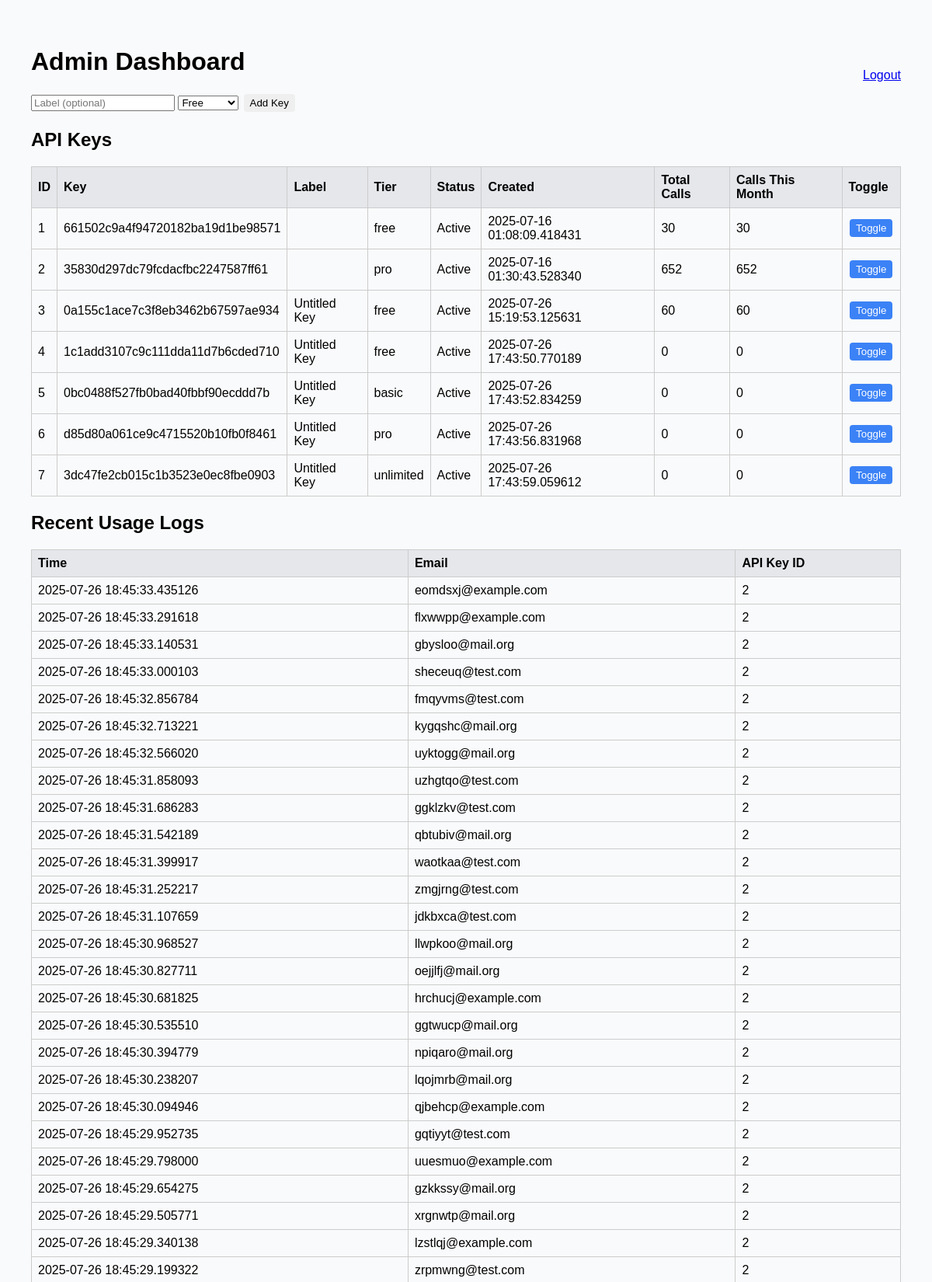
Page /admin/dashboard (signed in, upper part) on the committed database.
### models.py (models this page shows)
class APIKey(SQLModel, table=True):
    id: Optional[int] = Field(default=None, primary_key=True)
    key: str = Field(default_factory=lambda: secrets.token_hex(16),
                     index=True,
                     unique=True)
    created_at: datetime = Field(default_factory=datetime.utcnow)
    active: bool = Field(default=True)
    label: Optional[str] = None
    tier: str = Field(default="free")  # 'free', 'basic', 'pro', 'unlimited'

class Log(SQLModel, table=True):
    id: Optional[int] = Field(default=None, primary_key=True)
    email_validated: str
    timestamp: datetime = Field(default_factory=datetime.utcnow)
    api_key_id: Optional[int] = Field(default=None, foreign_key="apikey.id")
    ip_address: Optional[str] = None

### admin.py (the view)
@router.get("/admin/dashboard", response_class=HTMLResponse)
def dashboard(request: Request, session=Depends(get_session)):
    user = get_current_user(request)
    if not user:
        return RedirectResponse("/admin/login")
    keys = session.exec(select(APIKey)).all()
    logs = session.exec(select(Log).order_by(
        Log.timestamp.desc()).limit(50)).all()
    total_logs = session.exec(select(func.count()).select_from(Log)).one()
    now = datetime.utcnow()
    start_of_month = datetime(now.year, now.month, 1)
    monthly_logs = session.exec(
        select(func.count()).select_from(Log).where(
            Log.timestamp >= start_of_month)).one()
    key_data = []
    for key in keys:
        total_calls = session.exec(
            select(func.count()).select_from(Log).where(
                Log.api_key_id == key.id)).one()
        monthly_calls = session.exec(
            select(func.count()).select_from(Log).where(
                Log.api_key_id == key.id, Log.timestamp
                >= start_of_month)).one()
        key_data.append({
            "id": key.id,
            "key": key.key,
            "label": key.label,
            "tier": key.tier,
            "active": key.active,
            "created_at": key.created_at,
            "total_calls": total_calls,
            "monthly_calls": monthly_calls
        })
    return templates.TemplateResponse(
        "dashboard.html", {
            "request": request,
            "user": user,
            "keys": key_data,
            "logs": logs,
            "total_logs": total_logs,
            "monthly_logs": monthly_logs
        })

### templates/dashboard.html (shortened to what this page needs)
<!DOCTYPE html>
<html>
<head>
</head>
<body>
    <h1>Admin Dashboard</h1>
    <a href="/admin/logout" class="logout">Logout</a>
    <form method="post" action="/admin/add-key">
      <input type="text" name="label" placeholder="Label (optional)" />
      <select name="tier">
        <option value="free">Free</option>
      </select>
      <button type="submit">Add Key</button>
    </form>
    <h2>API Keys</h2>
    <table>
        <thead>
            <tr>
                <th>ID</th>
                <th>Key</th>
                <th>Label</th>
                <th>Tier</th>
                <th>Status</th>
                <th>Created</th>
                <th>Total Calls</th>
                <th>Calls This Month</th>
                <th>Toggle</th>
            </tr>
        </thead>
        <tbody>
            {% for key in keys %}
            <tr>
                <td>{{ key.id }}</td>
                <td>{{ key.key }}</td>
                <td>{{ key.label or '' }}</td>
                <td>{{ key.tier }}</td>
                <td>{{ 'Active' if key.active else 'Disabled' }}</td>
                <td>{{ key.created_at }}</td>
                <td>{{ key.total_calls }}</td>
                <td>{{ key.monthly_calls }}</td>
                <td>
                    <form method="post" action="/admin/toggle-key" class="inline">
                        <button class="toggle-btn" type="submit">Toggle</button>
                    </form>
                </td>
            </tr>
            {% endfor %}
        </tbody>
    </table>
    <h2>Recent Usage Logs</h2>
    <table>
        <thead>
            <tr>
                <th>Time</th>
                <th>Email</th>
                <th>API Key ID</th>
            </tr>
        </thead>
        <tbody>
            {% for log in logs %}
            <tr>
                <td>{{ log.timestamp }}</td>
                <td>{{ log.email_validated }}</td>
                <td>{{ log.api_key_id }}</td>
            </tr>
            {% endfor %}
        </tbody>
    </table>
</body>
</html>

### templates/dashboard.html (style rules this page uses)
body { font-family: sans-serif; padding: 2rem; background: #f9fafb; }
table { width: 100%; border-collapse: collapse; margin-top: 1rem; }
th, td { border: 1px solid #ccc; padding: 0.5rem; text-align: left; }
th { background: #e5e7eb; }
form.inline { display: inline; margin: 0; padding: 0; }
button { padding: 0.25rem 0.5rem; margin: 0.1rem; border: none; border-radius: 4px; cursor: pointer; }
.toggle-btn { background: #3b82f6; color: white; }
.logout { float: right; margin-top: -2rem; }

### rows in the picture
APIKey: id "1", key "661502c9a4f94720182ba19d1be98571", tier "free", active "Active", created_at "2025-07-16 01:08:09.418431", total_calls "30", monthly_calls "30"
APIKey: id "2", key "35830d297dc79fcdacfbc2247587ff61", tier "pro", active "Active", created_at "2025-07-16 01:30:43.528340", total_calls "652", monthly_calls "652"
APIKey: id "3", key "0a155c1ace7c3f8eb3462b67597ae934", label "Untitled Key", tier "free", active "Active", created_at "2025-07-26 15:19:53.125631", total_calls "60", monthly_calls "60"
APIKey: id "4", key "1c1add3107c9c111dda11d7b6cded710", label "Untitled Key", tier "free", active "Active", created_at "2025-07-26 17:43:50.770189", total_calls "0", monthly_calls "0"
APIKey: id "5", key "0bc0488f527fb0bad40fbbf90ecddd7b", label "Untitled Key", tier "basic", active "Active", created_at "2025-07-26 17:43:52.834259", total_calls "0", monthly_calls "0"
APIKey: id "6", key "d85d80a061ce9c4715520b10fb0f8461", label "Untitled Key", tier "pro", active "Active", created_at "2025-07-26 17:43:56.831968", total_calls "0", monthly_calls "0"
APIKey: id "7", key "3dc47fe2cb015c1b3523e0ec8fbe0903", label "Untitled Key", tier "unlimited", active "Active", created_at "2025-07-26 17:43:59.059612", total_calls "0", monthly_calls "0"
Log: timestamp "2025-07-26 18:45:33.435126", email_validated "eomdsxj@example.com", api_key_id "2"
Log: timestamp "2025-07-26 18:45:33.291618", email_validated "flxwwpp@example.com", api_key_id "2"
Log: timestamp "2025-07-26 18:45:33.140531", email_validated "gbysloo@mail.org", api_key_id "2"
Log: timestamp "2025-07-26 18:45:33.000103", email_validated "sheceuq@test.com", api_key_id "2"
Log: timestamp "2025-07-26 18:45:32.856784", email_validated "fmqyvms@test.com", api_key_id "2"
Log: timestamp "2025-07-26 18:45:32.713221", email_validated "kygqshc@mail.org", api_key_id "2"
Log: timestamp "2025-07-26 18:45:32.566020", email_validated "uyktogg@mail.org", api_key_id "2"
Log: timestamp "2025-07-26 18:45:31.858093", email_validated "uzhgtqo@test.com", api_key_id "2"
Log: timestamp "2025-07-26 18:45:31.686283", email_validated "ggklzkv@test.com", api_key_id "2"
Log: timestamp "2025-07-26 18:45:31.542189", email_validated "qbtubiv@mail.org", api_key_id "2"
Log: timestamp "2025-07-26 18:45:31.399917", email_validated "waotkaa@test.com", api_key_id "2"
Log: timestamp "2025-07-26 18:45:31.252217", email_validated "zmgjrng@test.com", api_key_id "2"
Log: timestamp "2025-07-26 18:45:31.107659", email_validated "jdkbxca@test.com", api_key_id "2"
Log: timestamp "2025-07-26 18:45:30.968527", email_validated "llwpkoo@mail.org", api_key_id "2"
Log: timestamp "2025-07-26 18:45:30.827711", email_validated "oejjlfj@mail.org", api_key_id "2"
Log: timestamp "2025-07-26 18:45:30.681825", email_validated "hrchucj@example.com", api_key_id "2"
Log: timestamp "2025-07-26 18:45:30.535510", email_validated "ggtwucp@mail.org", api_key_id "2"
Log: timestamp "2025-07-26 18:45:30.394779", email_validated "npiqaro@mail.org", api_key_id "2"
Log: timestamp "2025-07-26 18:45:30.238207", email_validated "lqojmrb@mail.org", api_key_id "2"
Log: timestamp "2025-07-26 18:45:30.094946", email_validated "qjbehcp@example.com", api_key_id "2"
Log: timestamp "2025-07-26 18:45:29.952735", email_validated "gqtiyyt@test.com", api_key_id "2"
Log: timestamp "2025-07-26 18:45:29.798000", email_validated "uuesmuo@example.com", api_key_id "2"
Log: timestamp "2025-07-26 18:45:29.654275", email_validated "gzkkssy@mail.org", api_key_id "2"
Log: timestamp "2025-07-26 18:45:29.505771", email_validated "xrgnwtp@mail.org", api_key_id "2"
Log: timestamp "2025-07-26 18:45:29.340138", email_validated "lzstlqj@example.com", api_key_id "2"
Log: timestamp "2025-07-26 18:45:29.199322", email_validated "zrpmwng@test.com", api_key_id "2"
